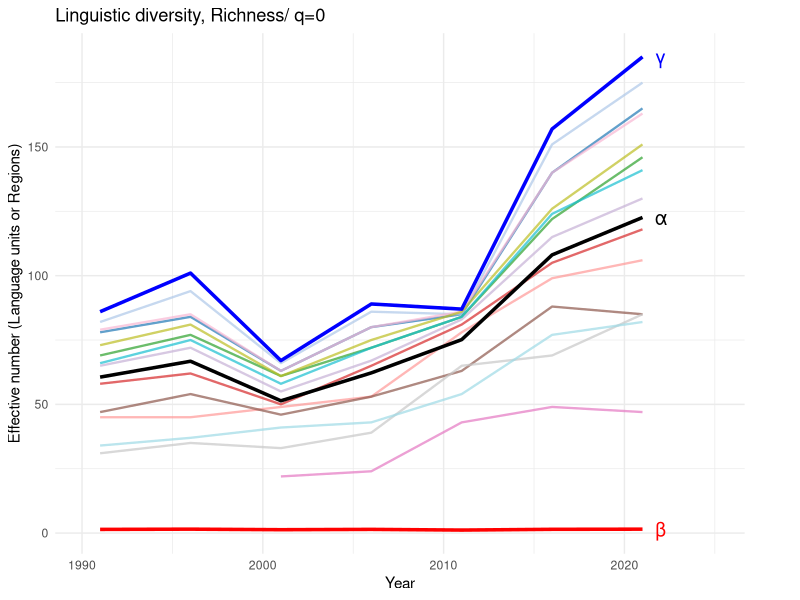
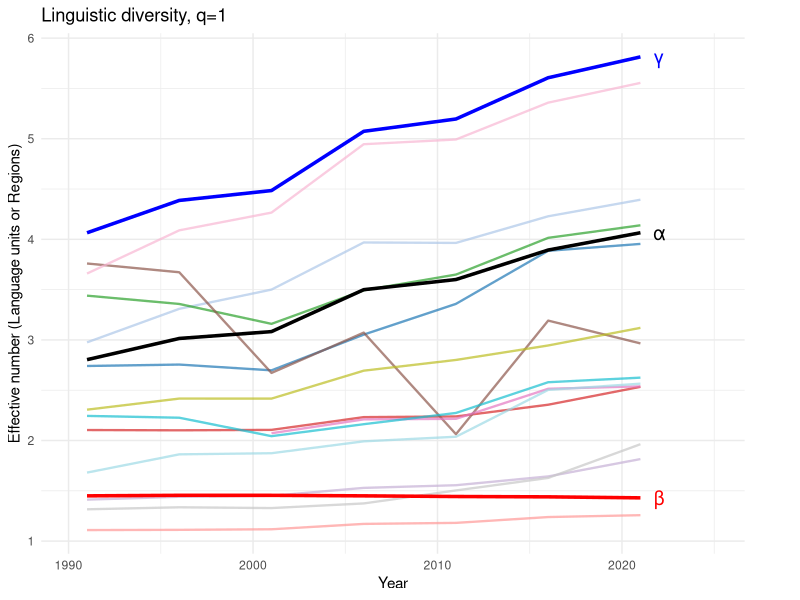
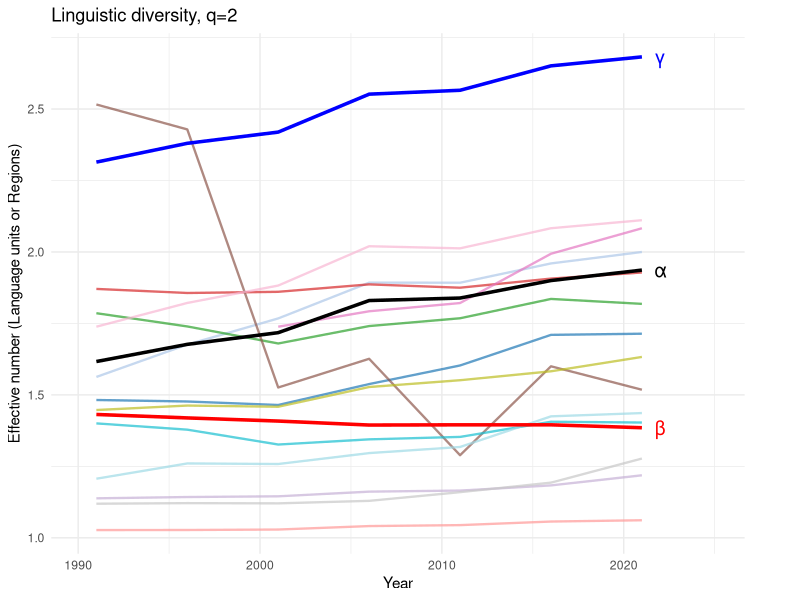
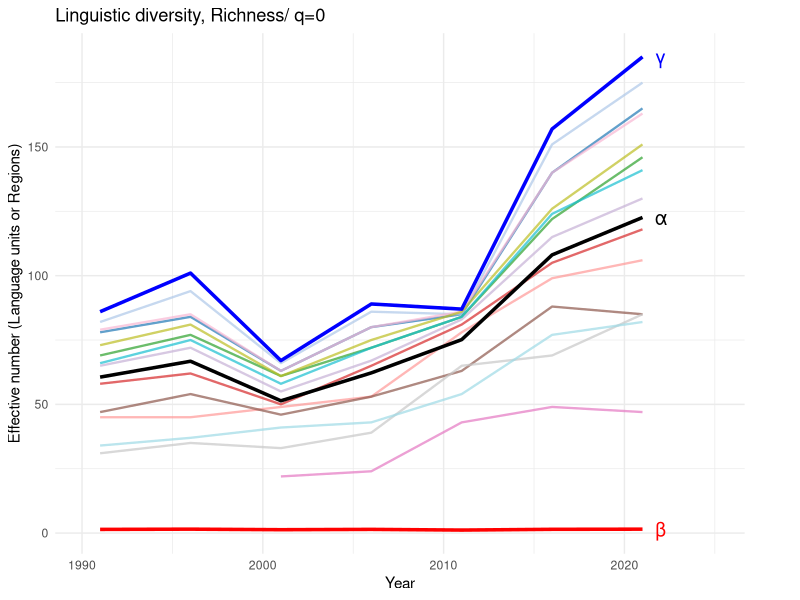
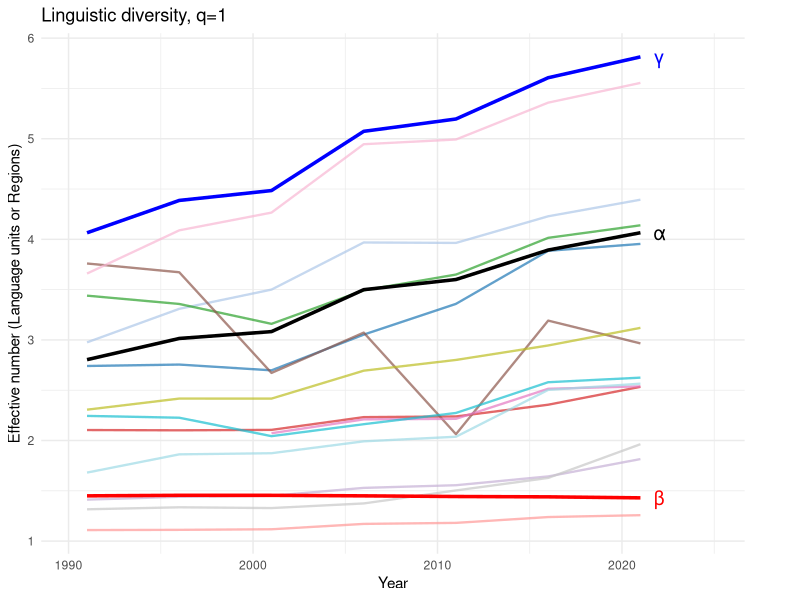
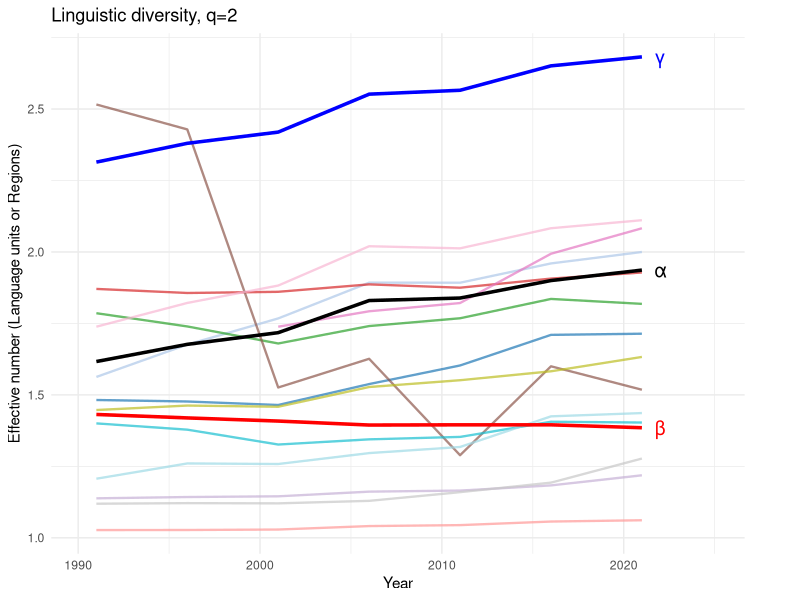

R code for these plots, in order: (Note: this script raises an error after producing the figures.)
library(dplyr)
library(tidyr)
library(ggplot2)
library(ggrepel)
library(patchwork)
library(rnaturalearth)
library(sf)

df_reg <- read.csv("data_census_regions.csv")

df_reg <- df_reg %>%
  mutate(proportion = as.numeric(gsub(",", ".", proportion)))

df_reg <- df_reg %>%
  mutate(demographic_weight = as.numeric(gsub(",", ".", demographic_weight)))


### calculate levels of linguistic diversity
calculate_div_levels <- function(df) {
  df %>%
    filter(proportion > 0) %>%
    group_by(CENSUS_YEAR, GEO_ID) %>%
    summarise(
      demographic_weight = first(demographic_weight), 
      q0 = n_distinct(L_ID),
      entropy = -sum(proportion * log(proportion)),
      q1 = exp(entropy),
      ldi = 1 - sum(proportion^2),
      simpson = sum(proportion^2),
      q2 = 1 / (sum(proportion^2)),
      .groups = "drop"
    )
}

div_levels_reg <- calculate_div_levels(df_reg)
div_levels_reg


### calculate diversity scales
calculate_div_scales <- function(df) { 
  regional <- df %>% 
    filter(proportion > 0) %>% 
    group_by(CENSUS_YEAR, GEO_ID) %>% 
    summarise( 
      demographic_weight = first(demographic_weight), 
      richness = n_distinct(L_ID),
      entropy = -sum(proportion * log(proportion)),
      hill_q1 = exp(entropy),
      ldi = 1 - sum(proportion^2),
      simpson = sum(proportion^2),
      hill_q2 = 1 / (1 - ldi),
      .groups = "drop" 
    ) 
  alpha <- regional %>% 
    group_by(CENSUS_YEAR) %>% 
    summarise( 
      alpha_q0 = mean(richness),
      alpha_entropy = sum(
        demographic_weight * entropy
      ),
      alpha_q1 = exp(alpha_entropy),
      alpha_ldi = sum(demographic_weight^2*(ldi)),
      alpha_q2 = sum(demographic_weight^2) / sum(demographic_weight^2*(simpson)),
      .groups = "drop" 
    ) 
  gamma <- df %>% 
    filter(COUNT_TOTAL > 0) %>%
    group_by(CENSUS_YEAR, L_ID) %>%
    summarise(
      count_total = sum(COUNT_TOTAL),
      .groups = "drop"
    ) %>%
    group_by(CENSUS_YEAR) %>%
    mutate(
      pooled_proportion = count_total / sum(count_total)
    ) %>%
    summarise(
      gamma_q0 = n_distinct(L_ID),
      gamma_entropy = -sum(
        pooled_proportion * log(pooled_proportion)
      ),
      gamma_q1 = exp(gamma_entropy),
      gamma_ldi = 1 - sum(pooled_proportion^2), 
      gamma_q2 = 1 / (1 - gamma_ldi),
      .groups = "drop"
    ) 
  results <- alpha %>% 
    left_join(gamma, by = "CENSUS_YEAR") %>% 
    mutate( 
      beta_q0 = gamma_q0 / alpha_q0,
      beta_q1 = gamma_q1 / alpha_q1,
      beta_entropy = gamma_entropy - alpha_entropy,
      beta_q2 = gamma_q2 / alpha_q2, 
      beta_ldi = (gamma_ldi - alpha_ldi)/(1-alpha_ldi)
    ) 
}

div_scales_reg <- calculate_div_scales(df_reg)
div_scales_reg

write.csv(div_levels_reg, "div_levels_reg.csv", row.names = FALSE)
write.csv(div_scales_reg, "div_scales_reg.csv", row.names = FALSE)


### visualize line plots

colors <- c(
  AB = rgb(0.12156863, 0.46666667, 0.70588235),
  BC = rgb(0.68235294, 0.78039216, 0.90980392),
  MB = rgb(0.17254902, 0.62745098, 0.17254902),
  NB = rgb(0.83921569, 0.15294118, 0.15686275),
  NL = rgb(1.00000000, 0.59607843, 0.58823529),
  NS = rgb(0.77254902, 0.69019608, 0.83529412),
  NT = rgb(0.54901961, 0.33725490, 0.29411765),
  NU = rgb(0.89019608, 0.46666667, 0.76078431),
  ON = rgb(0.96862745, 0.71372549, 0.82352941),
  PE = rgb(0.78039216, 0.78039216, 0.78039216),
  QC = rgb(0.73725490, 0.74117647, 0.13333333),
  SK = rgb(0.09019608, 0.74509804, 0.81176471),
  YT = rgb(0.61960784, 0.85490196, 0.89803922)
)


div_plot <- function(df_levels, df_scales, level, title){
  valid_levels <- c("q0", "q1", "q2", "entropy", "ldi")
  if (!level %in% valid_levels) { 
    stop( "level must be one of: ", 
          paste(valid_levels, collapse = ", ") 
    ) 
  }
  alpha_var <- paste0("alpha_", level) 
  beta_var <- paste0("beta_", level) 
  gamma_var <- paste0("gamma_", level) 
  required_levels <- c("CENSUS_YEAR", "GEO_ID", level) 
  required_scales <- c( "CENSUS_YEAR", 
                        alpha_var, 
                        beta_var, 
                        gamma_var 
  )
  region_labels_start <- df_levels %>% 
    group_by(GEO_ID) %>% 
    filter(CENSUS_YEAR == min(CENSUS_YEAR)) %>% 
    ungroup() 
  region_labels_end <- df_levels %>% 
    group_by(GEO_ID) %>% 
    filter(CENSUS_YEAR == max(CENSUS_YEAR)) %>% 
    ungroup()
  y_label <- switch(
    level,
    "q0" = "Effective number (Language units or Regions)",
    "q1" = "Effective number (Language units or Regions)",
    "q2" = "Effective number (Language units or Regions)",
    "entropy" = "Linguistic entropy",
    "ldi" = "Linguistic Diversity Index"
  )
  ggplot() +
    geom_line( 
      data = df_levels, 
      aes( x = CENSUS_YEAR, 
           y = .data[[level]], 
           color = GEO_ID, 
           group = GEO_ID 
      ), 
      linewidth = 0.8, 
      alpha = 0.7, 
      show.legend = FALSE 
    ) +
    scale_color_manual(values = colors) +
    geom_line(
      data = df_scales,
      aes(x = CENSUS_YEAR,
          y = .data[[alpha_var]]),
      color = "black",
      linewidth = 1.2
    ) +
    geom_text_repel(
      data = tail(df_scales, 1),
      aes(x = CENSUS_YEAR,
          y = .data[[alpha_var]],
          label = "α"),
      nudge_x = 1,
      color = "black",
      size = 5
    ) +
    geom_line(
      data = df_scales,
      aes(x = CENSUS_YEAR,
          y = .data[[beta_var]]),
      color = "red",
      linewidth = 1.2
    ) +
    geom_text_repel(
      data = tail(df_scales, 1),
      aes(x = CENSUS_YEAR,
          y = .data[[beta_var]],
          label = "β"),
      nudge_x = 1,
      color = "red",
      size = 5
    ) +
    geom_line(
      data = df_scales,
      aes(x = CENSUS_YEAR,
          y = .data[[gamma_var]]),
      color = "blue",
      linewidth = 1.2
    ) +
    geom_text_repel(
      data = tail(df_scales, 1),
      aes(x = CENSUS_YEAR,
          y = .data[[gamma_var]],
          label = "γ"),
      nudge_x = 1,
      color = "blue",
      size = 5
    )+
    coord_cartesian(clip = "off") +
    scale_x_continuous(
      expand = expansion(mult = c(0.08, 0.15))
    ) +
    labs(
      x = "Year",
      y = y_label,
      title = title
    ) +
    theme_minimal()+
    theme(
      legend.position = "none",
      plot.margin = margin(5.5, 40, 5.5, 5.5)
    )
}

p_reg_q0 <- div_plot(div_levels_reg, div_scales_reg, "q0", "Linguistic diversity, Richness/ q=0")
p_reg_q1 <- div_plot(div_levels_reg, div_scales_reg, "q1", "Linguistic diversity, q=1")
p_reg_q2 <- div_plot(div_levels_reg, div_scales_reg, "q2", "Linguistic diversity, q=2")

p_reg_q0
ggsave(
  filename = "figures/plot_line_q0.png",
  width = 12,
  height = 8,
  dpi = 600
)

p_reg_q1
ggsave(
  filename = "figures/plot_line_q1.png",
  width = 12,
  height = 8,
  dpi = 600
)

p_reg_q2
ggsave(
  filename = "figures/plot_line_q2.png",
  width = 12,
  height = 8,
  dpi = 600
)

### create map for color identification
canada_sf <- ne_states(country = "Canada", returnclass = "sf")

labels <- setNames(canada_sf$name, canada_sf$postal)

canada_sf <- canada_sf %>%
  mutate(fill_col = colors[postal])

plot_map <- ggplot(canada_sf) +
  geom_sf(aes(fill = postal), color = "black", linewidth = 0.2) +
  scale_fill_manual(values = colors, labels = labels) +
  theme_void() +
  labs(fill = "Region")

plot_map
ggsave(
  filename = "map_canada_regions.png",
  width = 12,
  height = 8,
  dpi = 600
)

### create combined plots
p4 <- plot_map +
  coord_sf(expand = FALSE)

wrap_plots(
  p_reg_q0, p4,
  p_reg_q1, p_reg_q2,
  ncol = 2
) +
  plot_layout(
    widths = c(1, 1),
    guides = "collect") &
  theme(
    legend.position = "bottom")

ggsave(
  filename = "figures/plot_combined_diversity.png",
  width = 12,
  height = 8,
  dpi = 600
)

##### Robustness Check #####

#### check diversity for units that are reported for the whole time period in any region (constant data for all census waves)

n_years <- n_distinct(df_reg$CENSUS_YEAR)

ids_all_years <- df_reg %>%
  filter(COUNT_TOTAL > 0) %>% 
  group_by(L_ID) %>%
  summarise(n_years_present = n_distinct(CENSUS_YEAR), .groups = "drop") %>%
  filter(n_years_present == n_years) %>%
  pull(L_ID)

df_robust <- df_reg %>% 
  filter(L_ID %in% ids_all_years)%>% 
  filter(COUNT_TOTAL > 0) %>% 
  group_by(CENSUS_YEAR, GEO_ID) %>%
  mutate(
    region_year_total = sum(COUNT_TOTAL),
    proportion = COUNT_TOTAL / region_year_total
  ) %>%
  ungroup()

div_levels_rob <- calculate_div_levels(df_robust)
div_levels_rob

div_scales_rob <- calculate_div_scales(df_robust)
div_scales_rob

p_rob_q0 <- div_plot(div_levels_rob, div_scales_rob, "q0", "Linguistic diversity, Richness/ q=0 (Robust data)" )
p_rob_q1 <- div_plot(div_levels_rob, div_scales_rob, "q1", "Linguistic diversity, q=1 (Robust data)")
p_rob_q2 <- div_plot(div_levels_rob, div_scales_rob, "q2", "Linguistic diversity, q=2 (Robust data)")

p_rob_q0
ggsave(
  filename = "figures/plot_line_q0_rob.png",
  width = 6,
  height = 4,
  dpi = 600
) 

p_rob_q1
ggsave(
  filename = "figures/plot_line_q1_rob.png",
  width = 6,
  height = 4,
  dpi = 600
) 

p_rob_q2
ggsave(
  filename = "figures/plot_line_q2_rob.png",
  width = 6,
  height = 4,
  dpi = 600
)

### create combined plot
wrap_plots(
  p_rob_q0, p4,
  p_rob_q1, p_rob_q2,
  ncol = 2
) +
  plot_layout(
    widths = c(1, 1),
    guides = "collect") &
  theme(
    legend.position = "bottom")

ggsave(
  filename = "figures/plot_combined_diversity_rob.png",
  width = 12,
  height = 8,
  dpi = 600
)


#### check diversity for units that are reported for the whole time period within each region (constant set of language units for the region)

df_robust_region <- df_reg %>%
  filter(COUNT_TOTAL > 0) %>%
  group_by(GEO_CODE, L_ID) %>%
  filter(
    n_distinct(CENSUS_YEAR) == 7 |
      (GEO_ID == "NU" & n_distinct(CENSUS_YEAR) == 5) # with Nunavut
  ) %>%
  ungroup() %>%
  group_by(CENSUS_YEAR, GEO_ID) %>%
  mutate(
    region_year_total = sum(COUNT_TOTAL),
    proportion = COUNT_TOTAL / region_year_total
  ) %>%
  ungroup()

div_levels_rob_reg <- calculate_div_levels(df_robust_region)
div_levels_rob_reg

div_scales_rob_reg <- calculate_div_scales_w(df_robust_region)
div_scales_rob_reg

p_rob_reg_q0 <- div_plot(div_levels_rob_reg, div_scales_rob_reg, "q0", "Linguistic diversity, Richness/ q=0 (Robust region data)" )
p_rob_reg_q1 <- div_plot(div_levels_rob_reg, div_scales_rob_reg, "q1", "Linguistic diversity, q=1 (Robust region data)")
p_rob_reg_q2 <- div_plot(div_levels_rob_reg, div_scales_rob_reg, "q2", "Linguistic diversity, q=2 (Robust region data)")

p_rob_reg_q0
ggsave(
  filename = "figures/plot_line_q0_rob_reg.png",
  width = 6,
  height = 4,
  dpi = 600
) 

p_rob_reg_q1
ggsave(
  filename = "figures/plot_line_q1_rob_reg.png",
  width = 6,
  height = 4,
  dpi = 600
) 

p_rob_reg_q2
ggsave(
  filename = "figures/plot_line_q2_rob_reg.png",
  width = 6,
  height = 4,
  dpi = 600
)

### create map for color identification
canada_sf <- ne_states(country = "Canada", returnclass = "sf")

labels <- setNames(canada_sf$name, canada_sf$postal)

canada_sf <- canada_sf %>%
  mutate(fill_col = colors[postal])

plot_map <- ggplot(canada_sf) +
  geom_sf(aes(fill = postal), color = "black", linewidth = 0.2) +
  scale_fill_manual(values = colors, labels = labels) +
  theme_void() +
  labs(fill = "Region")

plot_map


### create combined plots
wrap_plots(
  p_rob_reg_q0, p4,
  p_rob_reg_q1, p_rob_reg_q2,
  ncol = 2
) +
  plot_layout(
    widths = c(1, 1),
    guides = "collect") &
  theme(
    legend.position = "bottom")

ggsave(
  filename = "figures/plot_combined_diversity_rob_reg.png",
  width = 12,
  height = 8,
  dpi = 600
)
